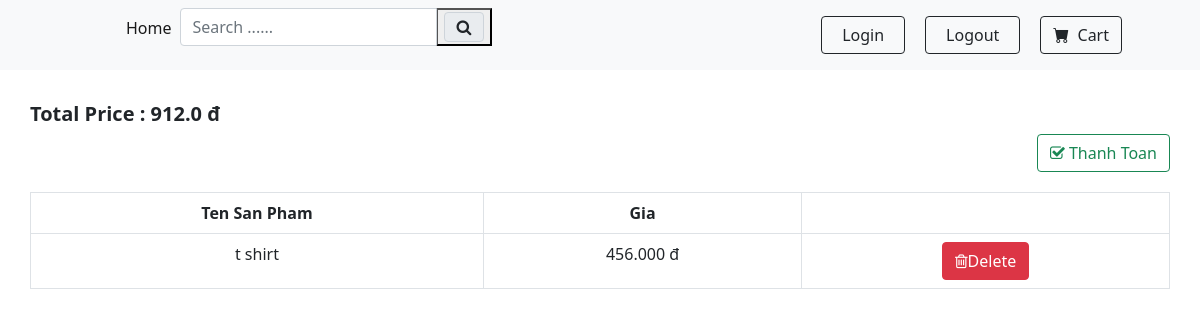
The app's page /cart/ (signed in) with its own data.
### store/models.py (models this page shows, shortened)
class Order(models.Model):
    customer = models.ForeignKey(Customer, on_delete=models.SET_NULL, null=True, blank=True)
    date_order = models.DateTimeField(auto_now_add=True)
    @property
    def get_cart_total(self):
        orderitems = self.orderitem_set.all()
        total = sum([item.get_total for item in orderitems])
        return total

class OrderItem(models.Model):
    product = models.ForeignKey(Product, on_delete=models.SET_NULL, null=True)
    order = models.ForeignKey(Order, on_delete=models.SET_NULL, null=True)
    quantity = models.IntegerField(default=0, null=True, blank=True)
    date_add = models.DateTimeField(auto_now_add=True)
    @property
    def get_total(self):
        total = self.product.price * self.quantity
        return total

class Product(models.Model):
    name = models.CharField(max_length=50)
    price = models.FloatField()
    des = models.CharField(max_length=50)
    image = models.ImageField(null=True, blank=True);

### store/views.py (the view)
@login_required(login_url="/login/")
def cart(request):
    customer = request.user.customer
    order, created = Order.objects.get_or_create(customer=customer)
    items = order.orderitem_set.all()
    context = {'items': items, 'orders': order}
    return render(request, 'store/cart2.html', context)

### store/template/store/cart2.html (shortened to what this page needs)
{% extends 'store/main1.html' %}
{% load static %}
{% block content %}
<div class="container" style="padding: 2rem 0rem;">
    <div class="row">
        <div class="col-12">
            <h5><strong>Total Price : {{ orders.get_cart_total }} đ</strong></h5>
            <a href="{% url 'ship' %}" style="margin-bottom: 20px; float: right" class="btn btn-outline-success"><i class="fa fa-check-square-o" aria-hidden="true"></i> Thanh Toan</a>
            <table class="table table-bordered">
                <thead>
                <tr>
                    <th style="text-align: center;" scope="col">Ten San Pham</th>
                    <th style="text-align: center;" scope="col">Gia</th>
                    <th style="text-align: center;" scope="col"></th>
                </tr>
                </thead>
                <tbody>
                {% for item in items %}
                <tr>
                    <td style="text-align: center;">{{item.product.name}}</td>
                    <td style="text-align: center;">{{item.product.price|floatformat:3}} đ</td>
                    <td style="text-align: center;">
                        <button data-action="delete" data-product="{{item.id}}" id="{{item.id}}" type="button" class="btn btn-danger delete-item"><i class="fa fa-trash-o"
                                                                                                  aria-hidden="true"></i>Delete
                        </button>
                    </td>
                </tr>
                {% endfor %}
                </tbody>
            </table>
        </div>
    </div>
</div>
{% endblock content %}

### records on screen
Order: get_cart_total "912.0"
OrderItem: product.name "t shirt", product.price "456.000"
